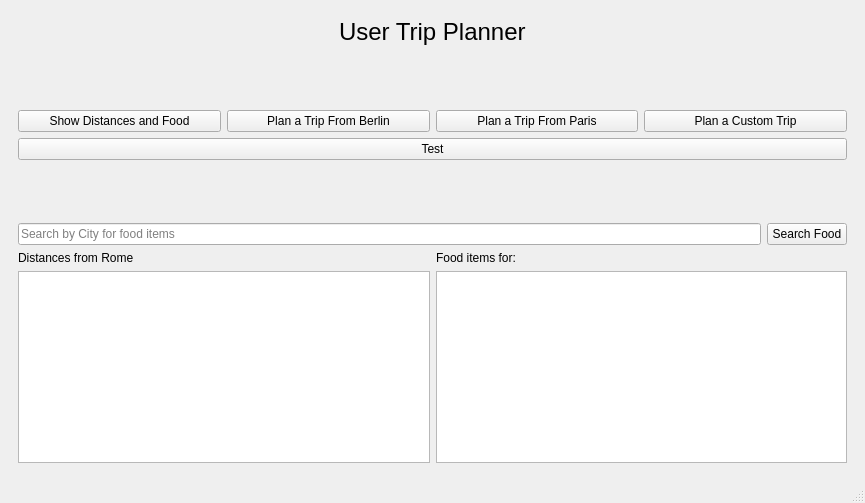
<?xml version="1.0" encoding="UTF-8"?>
<ui version="4.0">
 <class>user</class>
 <widget class="QMainWindow" name="user">
  <property name="geometry">
   <rect>
    <x>0</x>
    <y>0</y>
    <width>865</width>
    <height>503</height>
   </rect>
  </property>
  <property name="windowTitle">
   <string>MainWindow</string>
  </property>
  <widget class="QWidget" name="centralwidget">
   <layout class="QGridLayout" name="gridLayout_2">
    <item row="0" column="0">
     <widget class="QStackedWidget" name="travelStackedWidget">
      <property name="currentIndex">
       <number>0</number>
      </property>
      <widget class="QWidget" name="page">
       <layout class="QGridLayout" name="gridLayout">
        <item row="0" column="0">
         <layout class="QVBoxLayout" name="verticalLayout_3">
          <item>
           <layout class="QHBoxLayout" name="horizontalLayout">
            <item>
             <spacer name="horizontalSpacer">
              <property name="orientation">
               <enum>Qt::Horizontal</enum>
              </property>
              <property name="sizeHint" stdset="0">
               <size>
                <width>40</width>
                <height>20</height>
               </size>
              </property>
             </spacer>
            </item>
            <item>
             <widget class="QLabel" name="label">
              <property name="font">
               <font>
                <pointsize>18</pointsize>
               </font>
              </property>
              <property name="text">
               <string>User Trip Planner</string>
              </property>
             </widget>
            </item>
            <item>
             <spacer name="horizontalSpacer_2">
              <property name="orientation">
               <enum>Qt::Horizontal</enum>
              </property>
              <property name="sizeHint" stdset="0">
               <size>
                <width>40</width>
                <height>20</height>
               </size>
              </property>
             </spacer>
            </item>
           </layout>
          </item>
          <item>
           <spacer name="verticalSpacer_2">
            <property name="orientation">
             <enum>Qt::Vertical</enum>
            </property>
            <property name="sizeHint" stdset="0">
             <size>
              <width>639</width>
              <height>18</height>
             </size>
            </property>
           </spacer>
          </item>
          <item>
           <layout class="QHBoxLayout" name="horizontalLayout_2">
            <item>
             <widget class="QPushButton" name="distanceAndFoodPushButton">
              <property name="text">
               <string>Show Distances and Food</string>
              </property>
             </widget>
            </item>
            <item>
             <widget class="QPushButton" name="berlinPushButton">
              <property name="text">
               <string>Plan a Trip From Berlin</string>
              </property>
             </widget>
            </item>
            <item>
             <widget class="QPushButton" name="pushButton_2">
              <property name="text">
               <string>Plan a Trip From Paris</string>
              </property>
             </widget>
            </item>
            <item>
             <widget class="QPushButton" name="pushButton_3">
              <property name="text">
               <string>Plan a Custom Trip</string>
              </property>
             </widget>
            </item>
           </layout>
          </item>
          <item>
           <widget class="QPushButton" name="Test">
            <property name="text">
             <string>Test</string>
            </property>
           </widget>
          </item>
          <item>
           <spacer name="verticalSpacer">
            <property name="orientation">
             <enum>Qt::Vertical</enum>
            </property>
            <property name="sizeHint" stdset="0">
             <size>
              <width>20</width>
              <height>40</height>
             </size>
            </property>
           </spacer>
          </item>
         </layout>
        </item>
        <item row="1" column="0">
         <layout class="QVBoxLayout" name="verticalLayout_10">
          <item>
           <layout class="QHBoxLayout" name="horizontalLayout_6">
            <item>
             <widget class="QLineEdit" name="searchFoodItemLineEdit">
              <property name="text">
               <string/>
              </property>
              <property name="placeholderText">
               <string>Search by City for food items</string>
              </property>
             </widget>
            </item>
            <item>
             <widget class="QPushButton" name="searchFoodPushButton">
              <property name="text">
               <string>Search Food</string>
              </property>
             </widget>
            </item>
           </layout>
          </item>
          <item>
           <layout class="QHBoxLayout" name="horizontalLayout_8">
            <item>
             <layout class="QVBoxLayout" name="verticalLayout">
              <item>
               <widget class="QLabel" name="label_2">
                <property name="text">
                 <string>Distances from Rome</string>
                </property>
               </widget>
              </item>
              <item>
               <widget class="QTableView" name="distanceTableView"/>
              </item>
             </layout>
            </item>
            <item>
             <layout class="QVBoxLayout" name="verticalLayout_2">
              <item>
               <widget class="QLabel" name="label_3">
                <property name="text">
                 <string>Food items for: </string>
                </property>
               </widget>
              </item>
              <item>
               <widget class="QTableView" name="foodTableView"/>
              </item>
             </layout>
            </item>
           </layout>
          </item>
         </layout>
        </item>
       </layout>
      </widget>
      <widget class="QWidget" name="page_2">
       <layout class="QGridLayout" name="gridLayout_3">
        <item row="0" column="0">
         <layout class="QVBoxLayout" name="verticalLayout_4">
          <item>
           <layout class="QHBoxLayout" name="horizontalLayout_3">
            <item>
             <widget class="QLabel" name="label_4">
              <property name="styleSheet">
               <string notr="true">font: 14pt &quot;Segoe UI&quot;;</string>
              </property>
              <property name="text">
               <string>Your Trip</string>
              </property>
             </widget>
            </item>
            <item>
             <spacer name="horizontalSpacer_4">
              <property name="orientation">
               <enum>Qt::Horizontal</enum>
              </property>
              <property name="sizeHint" stdset="0">
               <size>
                <width>40</width>
                <height>20</height>
               </size>
              </property>
             </spacer>
            </item>
            <item>
             <widget class="QPushButton" name="beginTripPushButton">
              <property name="styleSheet">
               <string notr="true">font: 14pt &quot;Segoe UI&quot;;</string>
              </property>
              <property name="text">
               <string>Begin Trip</string>
              </property>
             </widget>
            </item>
           </layout>
          </item>
          <item>
           <widget class="QTableView" name="tripTableView"/>
          </item>
         </layout>
        </item>
       </layout>
      </widget>
      <widget class="QWidget" name="page_3">
       <layout class="QGridLayout" name="gridLayout_4">
        <item row="0" column="0">
         <layout class="QVBoxLayout" name="verticalLayout_9">
          <item>
           <layout class="QHBoxLayout" name="horizontalLayout_7">
            <item>
             <spacer name="horizontalSpacer_5">
              <property name="orientation">
               <enum>Qt::Horizontal</enum>
              </property>
              <property name="sizeHint" stdset="0">
               <size>
                <width>40</width>
                <height>20</height>
               </size>
              </property>
             </spacer>
            </item>
            <item>
             <widget class="QLabel" name="currentCityLineEdit">
              <property name="styleSheet">
               <string notr="true">font: 14pt &quot;Segoe UI&quot;;</string>
              </property>
              <property name="text">
               <string>CURRENT CITY</string>
              </property>
             </widget>
            </item>
            <item>
             <spacer name="horizontalSpacer_6">
              <property name="orientation">
               <enum>Qt::Horizontal</enum>
              </property>
              <property name="sizeHint" stdset="0">
               <size>
                <width>40</width>
                <height>20</height>
               </size>
              </property>
             </spacer>
            </item>
           </layout>
          </item>
          <item>
           <spacer name="verticalSpacer_3">
            <property name="orientation">
             <enum>Qt::Vertical</enum>
            </property>
            <property name="sizeHint" stdset="0">
             <size>
              <width>20</width>
              <height>40</height>
             </size>
            </property>
           </spacer>
          </item>
         </layout>
        </item>
        <item row="1" column="0">
         <layout class="QVBoxLayout" name="verticalLayout_8">
          <item>
           <layout class="QHBoxLayout" name="horizontalLayout_4">
            <item>
             <widget class="QLineEdit" name="enterItemLineEdit">
              <property name="text">
               <string/>
              </property>
              <property name="placeholderText">
               <string>Enter Item</string>
              </property>
             </widget>
            </item>
            <item>
             <widget class="QLineEdit" name="quantityItemLineEdit">
              <property name="text">
               <string/>
              </property>
              <property name="placeholderText">
               <string>Enter Quantity</string>
              </property>
             </widget>
            </item>
            <item>
             <spacer name="horizontalSpacer_3">
              <property name="orientation">
               <enum>Qt::Horizontal</enum>
              </property>
              <property name="sizeHint" stdset="0">
               <size>
                <width>40</width>
                <height>20</height>
               </size>
              </property>
             </spacer>
            </item>
            <item>
             <widget class="QPushButton" name="addItemPushButton">
              <property name="text">
               <string>Add item</string>
              </property>
             </widget>
            </item>
            <item>
             <widget class="QPushButton" name="nextCityPushButton">
              <property name="text">
               <string>Next City</string>
              </property>
             </widget>
            </item>
           </layout>
          </item>
          <item>
           <layout class="QHBoxLayout" name="horizontalLayout_9">
            <item>
             <layout class="QHBoxLayout" name="horizontalLayout_5">
              <item>
               <layout class="QVBoxLayout" name="verticalLayout_5">
                <item>
                 <widget class="QLabel" name="label_5">
                  <property name="text">
                   <string>Current City</string>
                  </property>
                 </widget>
                </item>
                <item>
                 <widget class="QTableView" name="currentCityTableView"/>
                </item>
               </layout>
              </item>
              <item>
               <layout class="QVBoxLayout" name="verticalLayout_6">
                <item>
                 <widget class="QLabel" name="label_6">
                  <property name="text">
                   <string>Receipt Tab</string>
                  </property>
                 </widget>
                </item>
                <item>
                 <widget class="QTableView" name="receiptTabTableView"/>
                </item>
               </layout>
              </item>
             </layout>
            </item>
            <item>
             <layout class="QVBoxLayout" name="verticalLayout_7">
              <item>
               <widget class="QLabel" name="label_7">
                <property name="text">
                 <string>Total Amount Spent Per City</string>
                </property>
               </widget>
              </item>
              <item>
               <widget class="QTableView" name="totalAmountPerCityTableView"/>
              </item>
             </layout>
            </item>
           </layout>
          </item>
         </layout>
        </item>
        <item row="2" column="0">
         <widget class="QLabel" name="totalAmountSpentLabel">
          <property name="text">
           <string>Total Amount Spent:</string>
          </property>
         </widget>
        </item>
        <item row="3" column="0">
         <widget class="QLabel" name="totalDistanceTraveledLabel">
          <property name="text">
           <string>Total Distance Traveled:</string>
          </property>
         </widget>
        </item>
       </layout>
      </widget>
     </widget>
    </item>
   </layout>
  </widget>
  <widget class="QStatusBar" name="statusbar"/>
  <widget class="QMenuBar" name="menubar">
   <property name="geometry">
    <rect>
     <x>0</x>
     <y>0</y>
     <width>865</width>
     <height>21</height>
    </rect>
   </property>
  </widget>
 </widget>
 <resources/>
 <connections/>
</ui>
